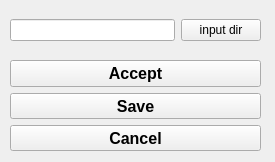
<?xml version="1.0" encoding="UTF-8"?>
<ui version="4.0">
 <class>PathInputConfigWindow</class>
 <widget class="QWidget" name="PathInputConfigWindow">
  <property name="geometry">
   <rect>
    <x>0</x>
    <y>0</y>
    <width>275</width>
    <height>162</height>
   </rect>
  </property>
  <property name="windowTitle">
   <string>Path Input Configuration</string>
  </property>
  <widget class="QWidget" name="gridLayoutWidget">
   <property name="geometry">
    <rect>
     <x>10</x>
     <y>0</y>
     <width>251</width>
     <height>61</height>
    </rect>
   </property>
   <layout class="QGridLayout" name="gridLayout">
    <item row="0" column="1">
     <widget class="QLineEdit" name="lineedit_filepath"/>
    </item>
    <item row="0" column="2">
     <widget class="QPushButton" name="pushbutton_readfile">
      <property name="text">
       <string>input dir</string>
      </property>
     </widget>
    </item>
   </layout>
  </widget>
  <widget class="QWidget" name="verticalLayoutWidget">
   <property name="geometry">
    <rect>
     <x>10</x>
     <y>60</y>
     <width>251</width>
     <height>91</height>
    </rect>
   </property>
   <layout class="QVBoxLayout" name="verticalLayout">
    <item>
     <widget class="QPushButton" name="pushbutton_accept">
      <property name="font">
       <font>
        <pointsize>12</pointsize>
        <weight>75</weight>
        <bold>true</bold>
       </font>
      </property>
      <property name="text">
       <string>Accept</string>
      </property>
     </widget>
    </item>
    <item>
     <widget class="QPushButton" name="pushbutton_save">
      <property name="font">
       <font>
        <pointsize>12</pointsize>
        <weight>75</weight>
        <bold>true</bold>
       </font>
      </property>
      <property name="text">
       <string>Save</string>
      </property>
     </widget>
    </item>
    <item>
     <widget class="QPushButton" name="pushbutton_cancel">
      <property name="font">
       <font>
        <pointsize>12</pointsize>
        <weight>75</weight>
        <bold>true</bold>
       </font>
      </property>
      <property name="text">
       <string>Cancel</string>
      </property>
     </widget>
    </item>
   </layout>
  </widget>
 </widget>
 <resources/>
 <connections/>
</ui>
